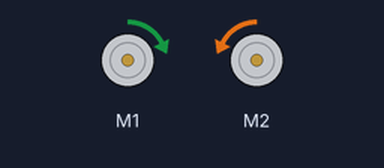
Recording of a sketch running on a simulated Arduino Uno, built with avr-gcc and run on an emulated ATmega328P. Parts: 2 × DC motor (green arrow = forward, orange = backward, longer = faster). What the sketch prints to the serial monitor is not drawn. At 1.8 s the program stops and its outputs stay as they are.

Above: at 0.15 s.
At 1.38 s:
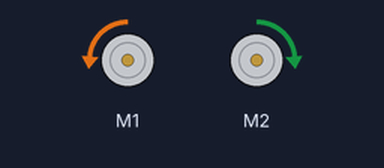
Timing chart, 0 to 3.3 s (numbered marks = the images above):
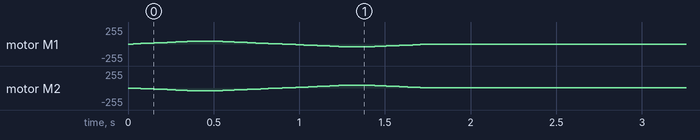

The sketch:

motor.ino
```cpp
#include <DualVNH5019MotorShield.h>

//library location /usr/share/arduino/libraries

DualVNH5019MotorShield md;

void stopIfFault()
{
  if (md.getM1Fault())
  {
    Serial.println("M1 fault");
    while(1);
  }
  if (md.getM2Fault())
  {
    Serial.println("M2 fault");
    while(1);
  }
}

void setup()
{
  Serial.begin(115200);
  Serial.println("Dual VNH5019 Motor Shield");
  md.init();
}

int limit=60;
void loop()
{
  for (int i = 0; i <= limit; i++)
  {
    md.setM1Speed(i);
    stopIfFault();

    md.setM2Speed(-i);
    stopIfFault();

    if (i%200 == 100)
    {
      Serial.print("M1 current: ");
      Serial.println(md.getM1CurrentMilliamps());
      Serial.print("M2 current: ");
      Serial.println(md.getM2CurrentMilliamps());
    }
    delay(5);
  }

  delay(200);

  for (int i = limit; i >= -limit; i--)
  {
    md.setM1Speed(i);
    stopIfFault();

    md.setM2Speed(-i);
    stopIfFault();

    if (i%200 == 100)
    {
      Serial.print("M1 current: ");
      Serial.println(md.getM1CurrentMilliamps());
      Serial.print("M2 current: ");
      Serial.println(md.getM2CurrentMilliamps());
    }
    delay(5);
  }

  delay(200);

  for (int i = -limit; i <= 0; i++)
  {
    md.setM1Speed(i);
    stopIfFault();

    md.setM2Speed(-i);
    stopIfFault();

    if (i%200 == 100)
    {
      Serial.print("M1 current: ");
      Serial.println(md.getM1CurrentMilliamps());
      Serial.print("M2 current: ");
      Serial.println(md.getM2CurrentMilliamps());
    }
    delay(5);
  }
  exit(0);
}
```
